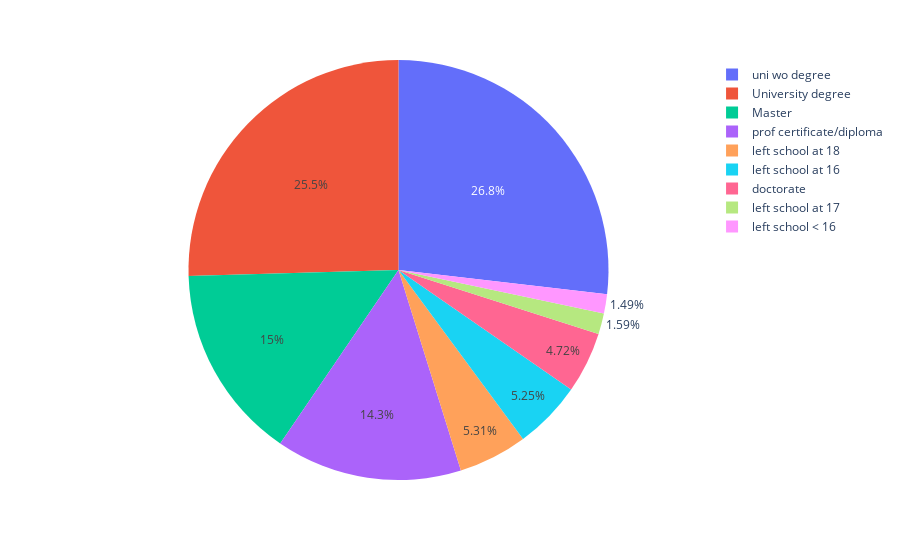

Notebook code cell kept with this figure:
### Code cell
px.pie(data_mod, names = 'Education')

### Figure 1 — Plotly figure (JSON) as saved in the notebook; plotly's stock layout.template omitted (floating-point values rounded to 4 significant figures; data arrays with more than 128 entries replaced by an {"elided": "..."} marker saying what was removed)
{"data": [{"domain": {"x": [0, 1], "y": [0, 1]}, "hovertemplate": "Education=%{label}<extra></extra>", "labels": {"elided": "1885 str values"}, "legendgroup": "", "name": "", "showlegend": true, "type": "pie"}], "layout": {"legend": {"tracegroupgap": 0}, "margin": {"t": 60}}}
